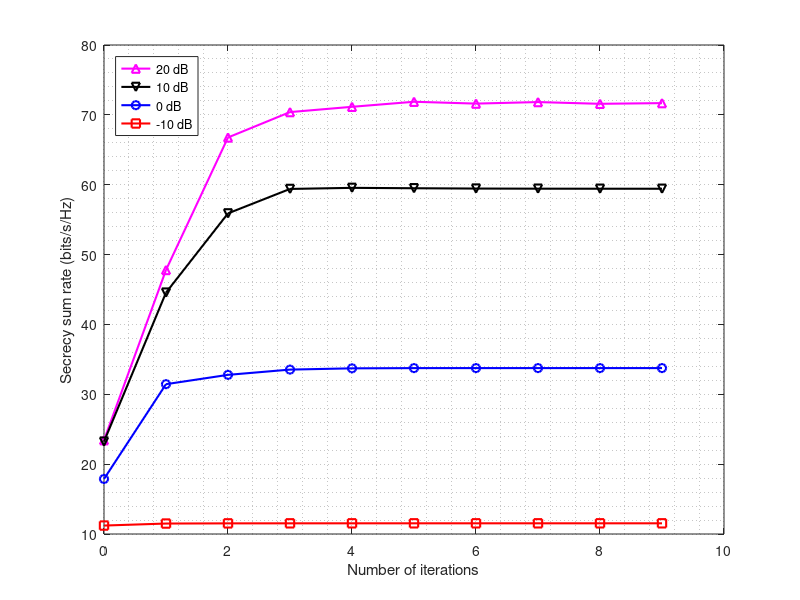

MATLAB code to generate this figure:
clc;
clear;
load my_iter;

SNR = -10:10:20;
NSNR = length(SNR);
ITER = 0:9;
NITER = length(ITER);
figure;
hold on;



plot(ITER,rate_iter_withAN(4,:)/log(2),'m-^','LineWidth',1.5);
plot(ITER,rate_iter_withAN(3,:)/log(2),'k-v','LineWidth',1.5);
plot(ITER,rate_iter_withAN(2,:)/log(2),'b-o','LineWidth',1.5);
plot(ITER,rate_iter_withAN(1,:)/log(2),'r-s','LineWidth',1.5);

legend('20 dB','10 dB','0 dB','-10 dB','location','NorthWest');
box on;
grid minor;

xlabel('Number of iterations');
ylabel('Secrecy sum rate (bits/s/Hz)');

hold off;